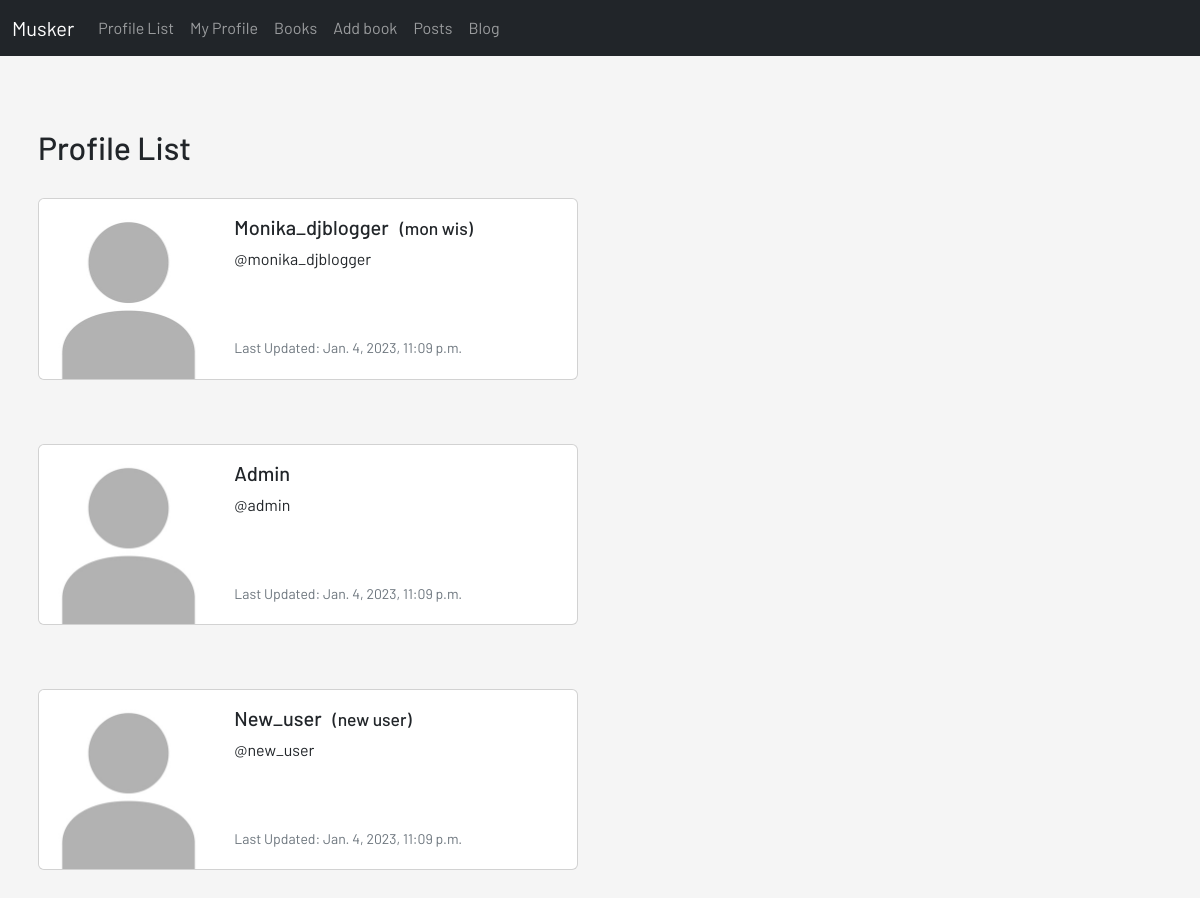
The page /profile-list/ (signed in) on the database its author committed.
### main/models.py (models this page shows, shortened)
class Profile(models.Model):
    user = models.OneToOneField(User, on_delete=models.CASCADE)
    follows = models.ManyToManyField('self', related_name='followed_by', symmetrical=False, blank=True)
    date_modified = models.DateTimeField(User, auto_now=True)

### main/views.py (the view)
# urls.py: path('profile-list/', views.profile_list, name='profile_list'),
def profile_list(request):
    if request.user.is_authenticated:
        profiles = Profile.objects.all()
        return render(request, 'main/profile_list.html', {'profiles': profiles})
    else:
        messages.success(request, 'You Must Be Logged In To View This Page...')
        return redirect('main:home')

### main/templates/main/profile_list.html (shortened to what this page needs)
{% extends 'base.html' %}
{% load static %}
{% block template %}
    {% include 'navbar-twitter.html' %}<br/>
    <div class="border-bottom border-1 border-dark">
        <div class="container py-5 px-2">
            <h2>Profile List</h2><br/>
            {% if profiles %}
                {% for profile in profiles %}
                    <div class="card mb-3" style="max-width: 540px;">
                        <div class="row g-0">
                            <div class="col-md-4">
                                <img src="{% static 'images/default_profile_img.jpg' %}" class="img-fluid rounded-start" alt="profile img"></div>
                            <div class="col-md-8">
                                <div class="card-body">
                                    <h5 class="card-title">{{ profile.user.username|capfirst }}
                                        {% if profile.user.first_name|capfirst and profile.user.last_name|capfirst %}
                                            <small>&nbsp;&nbsp;({{ profile.user.first_name }} {{ profile.user.last_name }})</small><br/>
                                        {% endif %}
                                    </h5>
                                    <p class="card-text">@{{ profile.user.username|lower }}</p>
                                    <br/><br/>
                                    <p class="card-text"><small class="text-muted">Last Updated: {{ profile.date_modified }}</small></p>
                                </div>
                            </div>
                        </div>
                    </div>
                    <br/><br/>
                {% endfor %}
            {% endif %}
        </div>
    </div>
{% endblock %}

### static/css/main.css (style rules this page uses)
body { background-color: whitesmoke; }
html, body { font-family: 'Barlow', sans-serif; }

### rows shown on the page
Profile: user.username "Monika_djblogger", user.first_name "mon", user.last_name "wis", user.username "monika_djblogger", date_modified "Jan. 4, 2023, 11:09 p.m."
Profile: user.username "Admin", user.username "admin", date_modified "Jan. 4, 2023, 11:09 p.m."
Profile: user.username "New_user", user.first_name "new", user.last_name "user", user.username "new_user", date_modified "Jan. 4, 2023, 11:09 p.m."
